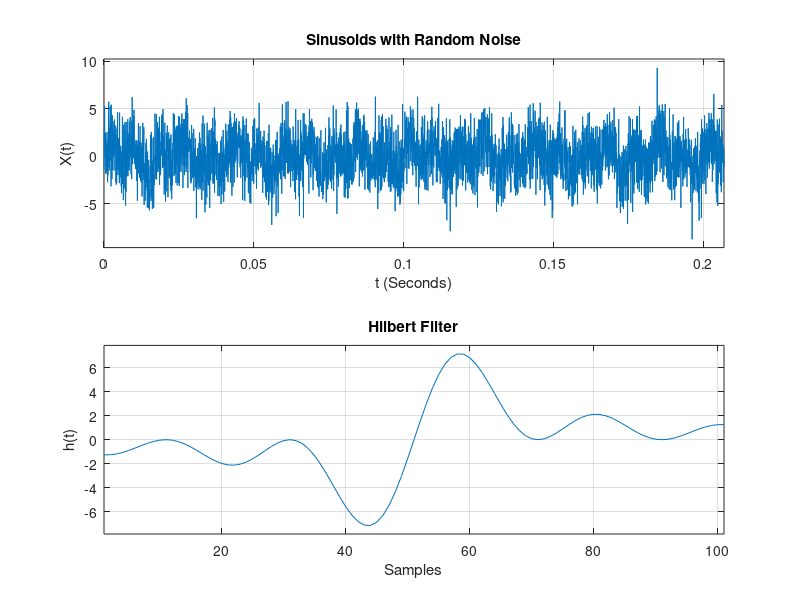

Here is the MATLAB script that generated this plot:
%%%%%%%%%%%%%%%%%%%%%%%%%%%%%%%%%%%%%%%%%%%%%%%%%%%%%%%%%%%%%%%%%%%%%%%%%%%
%%%%%%%%%%%%%%%%%%%%%%%%%%%%%%% SECTION 1 %%%%%%%%%%%%%%%%%%%%%%%%%%%%%%%%%
%%%%%%%%%%%%%%%%%%%%%%%%%%%%%%%%%%%%%%%%%%%%%%%%%%%%%%%%%%%%%%%%%%%%%%%%%%%
% generate signal and filter data and save it as a .txt file.
clc
clear all
close all

Fs = 1e5;              % Sampling frequency                    
T = 1/Fs;              % Sampling period       
L = 2^12+45;               % Length of signal
t = (0:L-1)*(5*T);     % Time vector
f = linspace(-Fs/2,Fs/2,L);

%Choose for sig a value between [1, 7]
sig = 2;
switch sig
    case 1
        signal_title = 'Signal with one signusoid and random noise';
        S = 0.7*sin(2*pi*50*t); 
        X = S + 2*randn(size(t));         
    case 2
        signal_title = 'Sinusoids with Random Noise';
        S = 0.7*sin(2*pi*50*t) + sin(2*pi*120*t); 
        X = S + 2*randn(size(t));         
    case 3
        signal_title = 'Single sinusoids';
        X = sin(2*pi*t);         
    case 4
        signal_title = 'Summation of two sinusoids';
        X = sin(2*pi*1205*t) + cos(2*pi*1750*t);     
    case 5
        signal_title = 'Single Sinusoids with Exponent';
        X = sin(2*pi*250*t).*exp(-12*abs(t));  
    case 6
        signal_title = 'Mixed signal 1';
        X = sin(2*pi*10*t).*exp(-t)+sin(2*pi*t)+7*sin(2*pi*+5*t)+7*cos(2*pi*+20*t)+5*sin(2*pi*+50*t);
    case 7
        signal_title = 'Mixed signal 2';
        X = 2*sin(2*pi*100*t).*exp(-t)+2.5*sin(2*pi*+250*t)+sin(2*pi*+50*t).*cos(2*pi*+20*t)+1.5*sin(2*pi*+50*t).*sin(2*pi*+150*t);
end

Xref = X; 
% dlmwrite will generate text file which represents the time domain signal.
%dlmwrite('time_domain_data.txt', X, 'delimiter','\t');
fid=fopen('time_domain_data.txt','w');
fprintf(fid,'%.15f\n',X);
%fwrite(fid,X,'double');
fclose(fid);

% Choose for filt a value between [1, 3]
filt = 4;
switch filt
    case 1
        filter_type = 'Impulse response of rcos filter';
        h = rcosdesign(0.25,11,6);
        
    case 2
        filter_type = 'Impulse response of rrcos filter';
        h = rcosdesign(0.25,11,6,'sqrt');
        
    case 3
        filter_type = 'Impulse response of Gaussian filter';
        h = gaussdesign(0.25,11,6);  
        
    case 4
        filter_type = 'Hilbert Filter';
        an = linspace(-5,5,101);
        aP = 1;
        for ak = an
            if (ak ~= 0)
                 h(aP) = (2/ak*pi)*(sin(ak*pi/2))*(sin(ak*pi/2));
            else
                  h(aP) = 0;
            end
             aP = aP+1;
        end
end

%dlmwrite('time_domain_filter.txt', h, 'delimiter','\t');
fid=fopen('impulseResponse.txt','w');
fprintf(fid,'%.15f\n',h);
%fwrite(fid,h,'double');
fclose(fid);

figure;
subplot(211)
plot(t,X)
grid on
title(signal_title)
axis([min(t) max(t) 1.1*min(X) 1.1*max(X)]);
xlabel('t (Seconds)')
ylabel('X(t)')

subplot(212)
plot(h)
grid on
title(filter_type)
axis([1 length(h) 1.1*min(h) 1.1*max(h)]);
xlabel('Samples')
ylabel('h(t)')

%%
%%%%%%%%%%%%%%%%%%%%%%%%%%%%%%%%%%%%%%%%%%%%%%%%%%%%%%%%%%%%%%%%%%%%%%%%%%%
%%%%%%%%%%%%%%%%%%%%%%%%%%%%%%% SECTION 4 %%%%%%%%%%%%%%%%%%%%%%%%%%%%%%%%%
%%%%%%%%%%%%%%%%%%%%%%%%%%%%%%%%%%%%%%%%%%%%%%%%%%%%%%%%%%%%%%%%%%%%%%%%%%%
% Read overlap-save data file generated by C++ program and compare with
fullData = load('overlap_save_data.txt');
A=1;
B=A+1;
l=1;
Z=zeros(length(fullData)/2,1);
while (l<=length(Z))
Z(l) = fullData(A)+fullData(B)*1i;
A = A+2;
B = B+2;
l=l+1;
end

